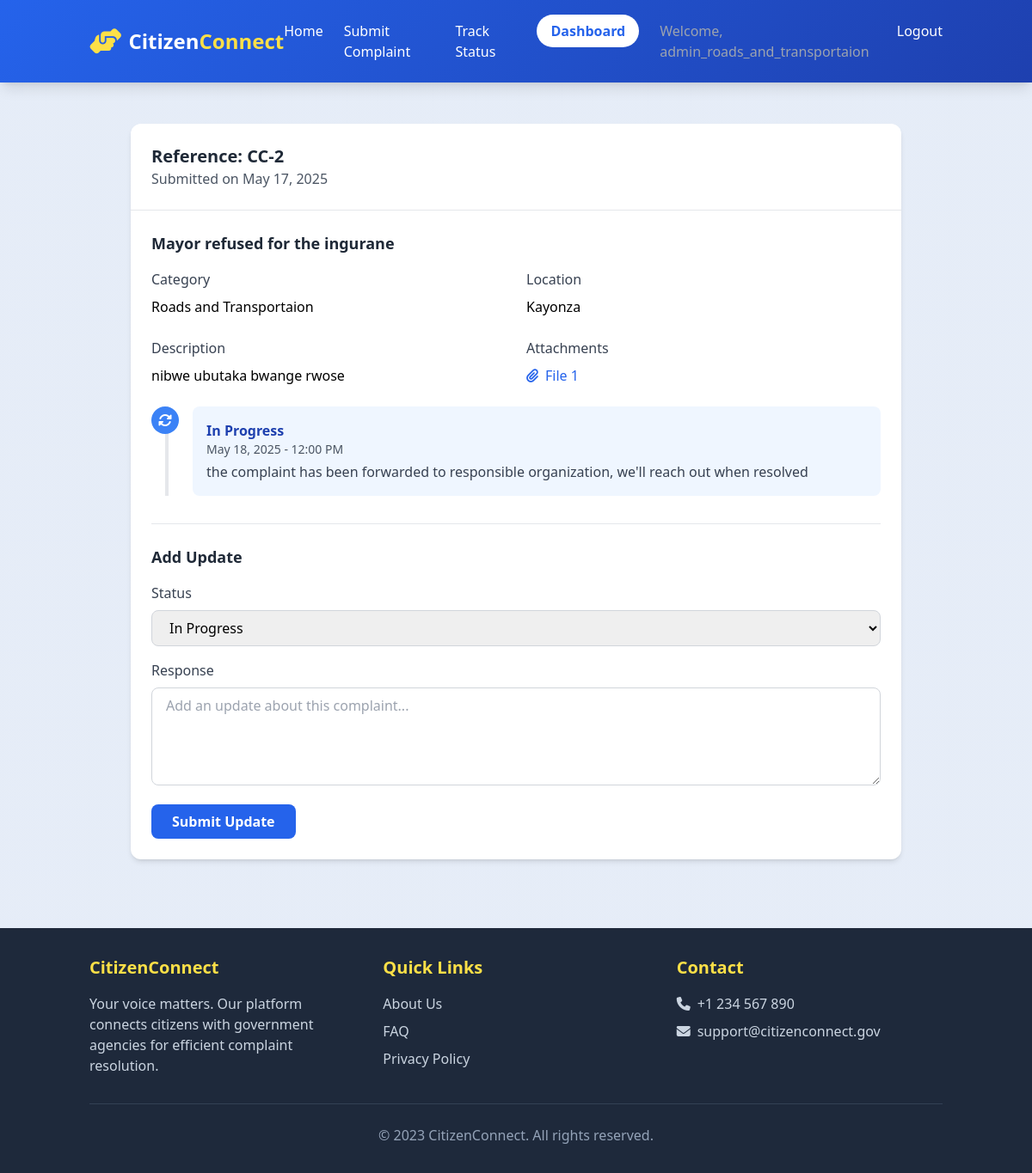
The app's page /track/2/ (signed in) with its own data.
### citizens/models.py (models this page shows, shortened)
class CustomUser(AbstractUser):
    is_category_admin = models.BooleanField(default=False)
    managed_category = models.ForeignKey('ComplaintCategory', on_delete=models.SET_NULL, null=True, blank=True)

class Complaint(models.Model):
    STATUS_CHOICES = [
        ('pending', 'Pending'),
        ('in_progress', 'In Progress'),
        ('resolved', 'Resolved'),
        ('rejected', 'Rejected'),
    ]
    category = models.ForeignKey(ComplaintCategory, on_delete=models.SET_NULL, null=True)
    title = models.CharField(max_length=200)
    description = models.TextField()
    location = models.CharField(max_length=200)
    latitude = models.DecimalField(max_digits=9, decimal_places=6, null=True, blank=True)
    longitude = models.DecimalField(max_digits=9, decimal_places=6, null=True, blank=True)
    status = models.CharField(max_length=20, choices=STATUS_CHOICES, default='pending')
    created_at = models.DateTimeField(default=timezone.now)
    updated_at = models.DateTimeField(auto_now=True)
    is_anonymous = models.BooleanField(default=False)
    contact_email = models.EmailField()
    assigned_to = models.ForeignKey(CustomUser, related_name='assigned_complaints', on_delete=models.SET_NULL, null=True, blank=True)

class ComplaintCategory(models.Model):
    name = models.CharField(max_length=100)
    description = models.TextField(blank=True)
    department = models.CharField(max_length=100)
    admin_email = models.EmailField(blank=True)

class ComplaintAttachment(models.Model):
    complaint = models.ForeignKey(Complaint, on_delete=models.CASCADE, related_name='attachments')
    file = models.FileField(upload_to='complaint_attachments/')
    uploaded_at = models.DateTimeField(default=timezone.now)

class ComplaintUpdate(models.Model):
    complaint = models.ForeignKey(Complaint, on_delete=models.CASCADE, related_name='updates')
    status = models.CharField(max_length=20, choices=Complaint.STATUS_CHOICES)
    comment = models.TextField()
    created_at = models.DateTimeField(default=timezone.now)

### citizens/views.py (the view)
# urls.py: path('track/<int:pk>/', TrackComplaintView.as_view(), name='track_complaint'),
class TrackComplaintView(DetailView):
    model = Complaint
    template_name = 'citizens/track_complaint.html'
    context_object_name = 'complaint'
    def get_context_data(self, **kwargs):
        context = super().get_context_data(**kwargs)
        context['updates'] = self.object.updates.all().order_by('-created_at')
        return context

### templates/citizens/track_complaint.html (shortened to what this page needs)
{% extends 'base.html' %}
{% block content %}
<div class="container mx-auto px-4 py-12">
    <div class="max-w-4xl mx-auto">
        <div class="bg-white rounded-xl shadow-md overflow-hidden mb-8 animate__animated animate__fadeIn">
            <div class="border-b border-gray-200 p-6">
                <div class="flex flex-col sm:flex-row justify-between items-start sm:items-center">
                    <div>
                        <h2 class="text-xl font-bold text-gray-800">Reference: CC-{{ complaint.pk }}</h2>
                        <p class="text-gray-600">Submitted on {{ complaint.created_at|date:"F j, Y" }}</p>
                    </div>
                    <div class="mt-3 sm:mt-0">
                        <span class="px-4 py-2 rounded-full text-white font-semibold status-{{ complaint.status }}">
                            {% if complaint.status == 'in_progress' %}
                                <i class="fas fa-sync-alt fa-spin mr-2"></i>
                            {% elif complaint.status == 'resolved' %}
                                <i class="fas fa-check-circle mr-2"></i>
                            {% elif complaint.status == 'rejected' %}
                                <i class="fas fa-times-circle mr-2"></i>
                            {% else %}
                                <i class="fas fa-clock mr-2"></i>
                            {% endif %}
                        </span>
                    </div>
                </div>
            </div>
            <div class="p-6">
                <h3 class="text-lg font-semibold mb-4 text-gray-800">{{ complaint.title }}</h3>
                <div class="grid grid-cols-1 md:grid-cols-2 gap-6 mb-6">
                    <div>
                        <h4 class="font-medium text-gray-700 mb-2">Category</h4>
                        <p>{{ complaint.category.name }}</p>
                    </div>
                    <div>
                        <h4 class="font-medium text-gray-700 mb-2">Location</h4>
                        <p>{{ complaint.location }}</p>
                    </div>
                    <div>
                        <h4 class="font-medium text-gray-700 mb-2">Description</h4>
                        <p class="whitespace-pre-line">{{ complaint.description }}</p>
                    </div>
                    {% if complaint.attachments.exists %}
                    <div>
                        <h4 class="font-medium text-gray-700 mb-2">Attachments</h4>
                        <div class="grid grid-cols-2 gap-2">
                            {% for attachment in complaint.attachments.all %}
                            <a href="{{ attachment.file.url }}" target="_blank" class="flex items-center text-blue-600 hover:text-blue-800">
                                <i class="fas fa-paperclip mr-2"></i>
                                <span class="truncate">File {{ forloop.counter }}</span>
                            </a>
                            {% endfor %}
                        </div>
                    </div>
                    {% endif %}
                </div>
                <div class="relative">
                    <div class="absolute left-4 top-0 h-full w-1 bg-gray-200"></div>
                    <div class="space-y-8">
                        {% for update in updates %}
                        <div class="relative pl-12">
                            <div class="absolute left-0 top-0 w-8 h-8 rounded-full
                                {% if update.status == 'resolved' %}bg-green-500
                                {% elif update.status == 'rejected' %}bg-red-500
                                {% elif update.status == 'in_progress' %}bg-blue-500
                                {% else %}bg-yellow-500{% endif %}
                                flex items-center justify-center text-white">
                                {% if update.status == 'resolved' %}
                                    <i class="fas fa-check"></i>
                                {% elif update.status == 'rejected' %}
                                    <i class="fas fa-times"></i>
                                {% elif update.status == 'in_progress' %}
                                    <i class="fas fa-sync-alt fa-spin"></i>
                                {% else %}
                                    <i class="fas fa-clock"></i>
                                {% endif %}
                            </div>
                            <div class="{% if update.status == 'resolved' %}bg-green-50
                                {% elif update.status == 'rejected' %}bg-red-50
                                {% elif update.status == 'in_progress' %}bg-blue-50
                                {% else %}bg-yellow-50{% endif %}
                                p-4 rounded-lg">
                                <h4 class="font-semibold {% if update.status == 'resolved' %}text-green-800
                                    {% elif update.status == 'rejected' %}text-red-800
                                    {% elif update.status == 'in_progress' %}text-blue-800
                                    {% else %}text-yellow-800{% endif %}">
                                    {{ update.get_status_display }}
                                </h4>
                                <p class="text-gray-600 text-sm">{{ update.created_at|date:"F j, Y - g:i A" }}</p>
                                <p class="mt-1 text-gray-700 whitespace-pre-line">{{ update.comment }}</p>
                            </div>
                        </div>
                        {% endfor %}
                    </div>
                </div>
                {% if user.is_category_admin %}
                <div class="mt-8 border-t border-gray-200 pt-6">
                    <h3 class="text-lg font-semibold mb-4 text-gray-800">Add Update</h3>
                    <form method="POST" action="{% url 'update_complaint_status' pk=complaint.pk %}" class="space-y-4">
                        <div>
                            <label class="block text-gray-700 font-medium mb-2">Status</label>
                            <select name="status" class="w-full px-4 py-2 rounded-lg border border-gray-300 focus:ring-2 focus:ring-blue-500 focus:border-blue-500 transition">
                                <option value="in_progress" {% if complaint.status == 'in_progress' %}selected{% endif %}>In Progress</option>
                            </select>
                        </div>
                        <div>
                            <label class="block text-gray-700 font-medium mb-2">Response</label>
                            <textarea name="comment" rows="4" class="w-full px-4 py-2 rounded-lg border border-gray-300 focus:ring-2 focus:ring-blue-500 focus:border-blue-500 transition" placeholder="Add an update about this complaint..." required></textarea>
                        </div>
                        <div>
                            <button type="submit" class="bg-blue-600 hover:bg-blue-700 text-white font-bold py-2 px-6 rounded-lg transition">
                                Submit Update
                            </button>
                        </div>
                    </form>
                </div>
                {% endif %}
            </div>
        </div>
    </div>
</div>
{% endblock %}

### templates/base.html (shortened to what this page needs)
<!DOCTYPE html>
<html lang="en">
<head>
    <script src="https://cdn.tailwindcss.com"></script>
    <link rel="stylesheet" href="https://cdnjs.cloudflare.com/ajax/libs/animate.css/4.1.1/animate.min.css"/>
    <link rel="stylesheet" href="https://cdnjs.cloudflare.com/ajax/libs/font-awesome/6.4.0/css/all.min.css">
</head>
<body class="min-h-screen flex flex-col">
    <header class="gradient-bg text-white shadow-lg">
        <div class="container mx-auto px-4 py-6">
            <div class="flex justify-between items-center animate__animated animate__fadeInDown">
                <div class="flex items-center space-x-2">
                    <i class="fas fa-handshake-angle text-3xl text-yellow-300"></i>
                    <h1 class="text-2xl font-bold">Citizen<span class="text-yellow-300">Connect</span></h1>
                </div>
                <nav>
                    <ul class="flex space-x-6">
                        <li><a href="{% url 'home' %}" class="hover:text-yellow-300 transition">Home</a></li>
                        <li><a href="{% url 'submit_complaint' %}" class="hover:text-yellow-300 transition">Submit Complaint</a></li>
                        <li><a href="{% url 'track_complaint_all' %}" class="hover:text-yellow-300 transition">Track Status</a></li>
                        {% if user.is_authenticated %}
                            <li><a href="{% url 'category_dashboard' %}" class="bg-white text-blue-600 px-4 py-2 rounded-full font-semibold hover:bg-yellow-300 transition">Dashboard</a></li>
                        {% endif %}
                        {% if user.is_authenticated %}
                            <li><span class="text-gray-400">Welcome, {{ user.username }}</span></li>
                            <li><a href="{% url 'logout' %}" class="hover:text-yellow-300 transition">Logout</a></li>
                        {% else %}
                            <li><a href="{% url 'login' %}?next={{ request.path }}" class="hover:text-yellow-300 transition">Login</a></li>
                        {% endif %}
                    </ul>
                </nav>
            </div>
        </div>
    </header>
    <main class="flex-grow">
        {% block content %}{% endblock %}
    </main>
    <footer class="bg-slate-800 text-white py-8">
        <div class="container mx-auto px-4">
            <div class="grid grid-cols-1 md:grid-cols-3 gap-8">
                <div class="animate__animated animate__fadeInUp">
                    <h3 class="text-xl font-bold mb-4 text-yellow-300">CitizenConnect</h3>
                    <p class="text-slate-300">Your voice matters. Our platform connects citizens with government agencies for efficient complaint resolution.</p>
                </div>
                <div class="animate__animated animate__fadeInUp animate__delay-1s">
                    <h3 class="text-xl font-bold mb-4 text-yellow-300">Quick Links</h3>
                    <ul class="space-y-2">
                        <li><a href="#" class="text-slate-300 hover:text-yellow-300 transition">About Us</a></li>
                        <li><a href="#" class="text-slate-300 hover:text-yellow-300 transition">FAQ</a></li>
                        <li><a href="#" class="text-slate-300 hover:text-yellow-300 transition">Privacy Policy</a></li>
                    </ul>
                </div>
                <div class="animate__animated animate__fadeInUp animate__delay-2s">
                    <h3 class="text-xl font-bold mb-4 text-yellow-300">Contact</h3>
                    <ul class="space-y-2">
                        <li class="flex items-center space-x-2 text-slate-300"><i class="fas fa-phone"></i> <span>+1 234 567 890</span></li>
                        <li class="flex items-center space-x-2 text-slate-300"><i class="fas fa-envelope"></i> <span>support@citizenconnect.gov</span></li>
                    </ul>
                </div>
            </div>
            <div class="border-t border-slate-700 mt-8 pt-6 text-center text-slate-400 animate__animated animate__fadeIn">
                <p>&copy; 2023 CitizenConnect. All rights reserved.</p>
            </div>
        </div>
    </footer>
</body>
</html>

### templates/base.html (style rules this page uses)
:root { --primary: #2563eb; --secondary: #1e40af; --accent: #f59e0b; --dark: #1e293b; --light: #f8fafc; }
body { font-family: 'Segoe UI', system-ui, sans-serif; background-color: #f0f4f8; background-image: radial-gradient(circle at 10% 20%, rgba(37, 99, 235, 0.05) 0%, rgba(37, 99, 235, 0.05) 90%); }
.gradient-bg { background: linear-gradient(135deg, var(--primary) 0%, var(--secondary) 100%); }

### records on screen
CustomUser: username "admin_roads_and_transportaion"
Complaint: pk "2", created_at "May 17, 2025", title "Mayor refused for the ingurane", category.name "Roads and Transportaion", location "Kayonza", description "nibwe ubutaka bwange rwose", status "In Progress"
ComplaintUpdate: status "In Progress", created_at "May 18, 2025 - 12:00 PM", comment "the complaint has been forwarded to responsible organization, we'll reach out when resolved"
